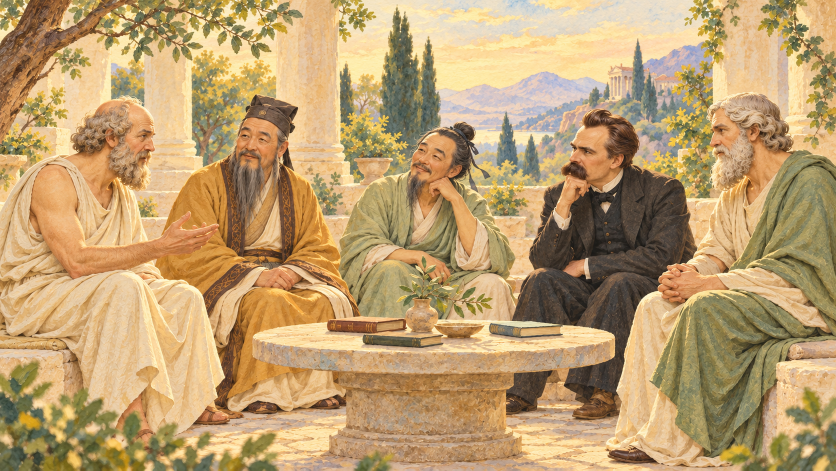
#> input picture collaboration/ui-kit/assets/persona-art/lifeworld-pack-art-philosophy/assets/originals/cover-philosophy-generated-v2.png, 1672 x 941 px, given in place of portrait-philosophy-socrates-generated-v1.png, which was not available (shown at 1/2 size)
$ python export_assets.py
#> lines starting #> are read from the running program, lines starting #| are printed output that depends on the picture; after the words box and inside, x2 and y2 are one past the last pixel; in counts of white or black regions, pixels touching at a corner belong together; pictures that were not available may be replaced by others from this repository, and a replacement may not be noted
#!/usr/bin/env python3
"""Reproducible technical delivery exports only; no generative or creative retouching."""
from pathlib import Path
from PIL import Image, ImageDraw, ImageFont
import hashlib, json, datetime

ROOT = Path(__file__).resolve().parents[1]
LANCZOS = Image.Resampling.LANCZOS
PEOPLE = [
    ('socrates', '蘇格拉底', 'Socrates', '蘇格拉底的生成藝術詮釋：禿頂、灰白捲鬚，穿米白與鼠尾草綠古希臘披衣，神情專注溫和。'),
    ('confucius', '孔子', 'Confucius', '孔子的生成藝術詮釋：戴素色學者帽、蓄長鬚，穿米白、淡金與鼠尾草綠長袍，神情沉靜。'),
    ('zhuangzi', '莊子', 'Zhuangzi', '莊子的生成藝術詮釋：髮束成鬆髻、蓄疏鬚，穿素雅淺綠長袍，背景是淡墨般的遠山。'),
    ('nietzsche', '尼采', 'Nietzsche', '尼采的生成藝術詮釋：向後梳的深髮、濃厚大鬍髭，穿深鼠尾草綠十九世紀外套與米白襯衫。'),
    ('plato', '柏拉圖', 'Plato', '柏拉圖的生成藝術詮釋：灰白捲髮與濃密長鬚，穿帶淡金邊的鼠尾草綠古希臘披衣。'),
]
def dump(path, data):
    path.write_text(json.dumps(data, ensure_ascii=False, indent=2) + '\n', encoding='utf-8')
def info(path):
    im=Image.open(path)
    return dict(path=path.relative_to(ROOT).as_posix(), width=im.width, height=im.height,
                format='PNG', mode=im.mode, bytes=path.stat().st_size,
                sha256=hashlib.sha256(path.read_bytes()).hexdigest())
assets=[]; transforms=[]
for slug, name, english, alt in PEOPLE:
    asset_id='portrait-philosophy-'+slug
    original=ROOT/'assets/originals'/f'{asset_id}-generated-v1.png'
    im=Image.open(original).convert('RGB')
#> im is the input picture: PIL image 1672x941 RGB; mean R, G, B 188.1, 158, 112.1
    master=ROOT/'assets/masters'/f'{asset_id}-1024.png'
    display=ROOT/'assets/display'/f'{asset_id}-256.png'
    preview=ROOT/'assets/previews'/f'{asset_id}-circle-256.png'
    m=im.resize((1024,1024), LANCZOS); m.save(master, optimize=True)
#> after `m = im.resize((1024, 1024), LANCZOS)`:
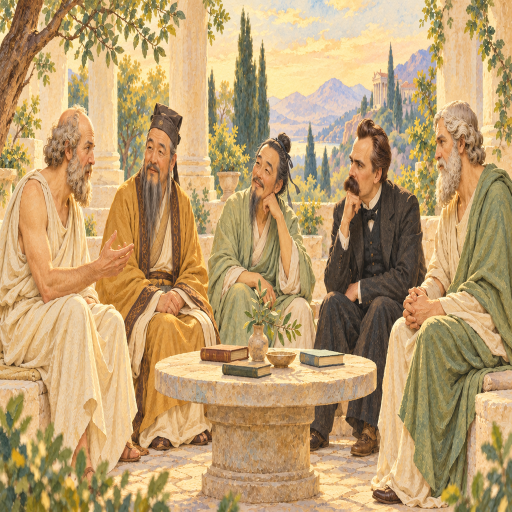
#> m: PIL image 1024x1024 RGB (shown at 1/2 size); mean R, G, B 188.1, 158, 112.1
    small=m.resize((256,256), LANCZOS); small.save(display, optimize=True)
#> after `small = m.resize((256, 256), LANCZOS)`:
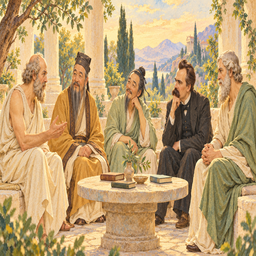
#> small: PIL image 256x256 RGB; mean R, G, B 188.1, 158, 112.1
    mask=Image.new('L',(1024,1024),0)
#> mask: PIL image 1024x1024 L; every value is 0
    ImageDraw.Draw(mask).ellipse((0,0,1023,1023),fill=255)
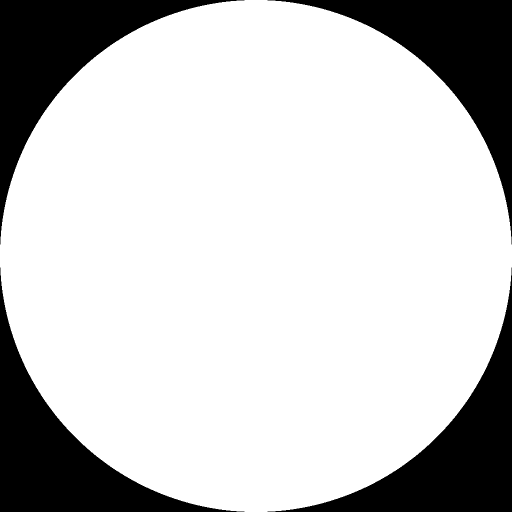
#> mask: PIL image 1024x1024 L (shown at 1/2 size); 78.5% white; 4 black regions, box (x1, y1, x2, y2) and area: (0, 0, 489, 489) 56296, (535, 0, 1024, 489) 56296, (0, 535, 489, 1024) 56296, (535, 535, 1024, 1024) 56296
    circle=small.convert('RGBA'); circle.putalpha(mask.resize((256,256),LANCZOS)); circle.save(preview,optimize=True)
#> after `circle.putalpha(mask.resize((256, 256), LANCZOS))`:
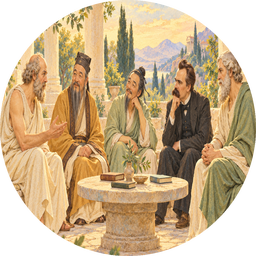
#> circle: PIL image 256x256 RGBA; mean R, G, B, A 188.1, 158, 112.1, 200.2; transparent parts drawn white
#> (the run stopped early here; a loop or call above may not have finished)
